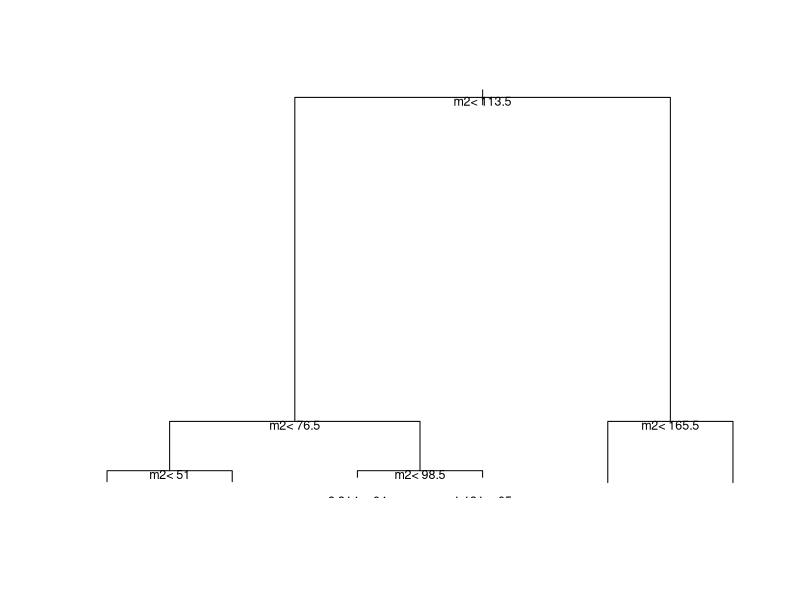
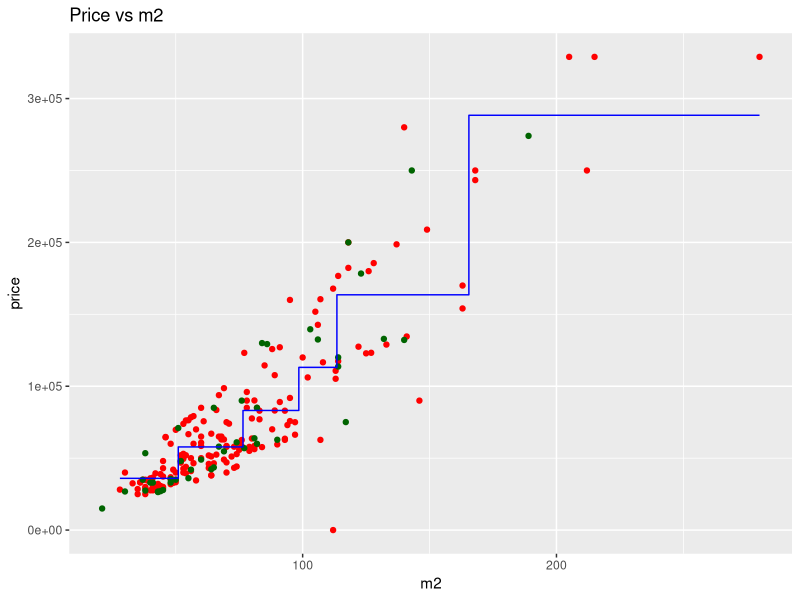
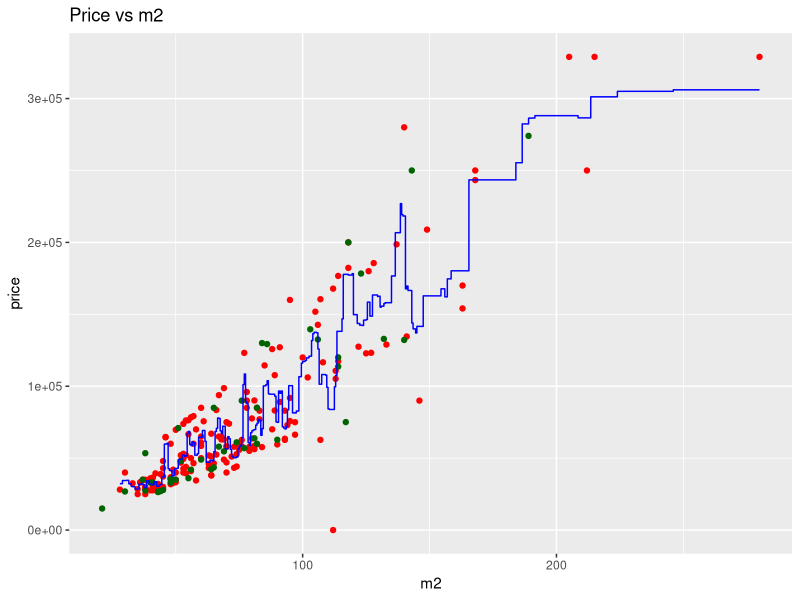

These charts were generated, in order, by the following R code: (Note: this script raises an error after producing the figures.)
## ---- chunk 1
#Source files are here
#setwd('D:/ML')

##Features scaling is included in the packages we will work with

#Download the files
f_train <- read.csv2('flats_train.csv', header = TRUE, encoding = 'UNICOD')
f_test <- read.csv2('flats_test.csv', header = TRUE, encoding = 'UNICOD')
## ---- chunk 2
# install.packages('rpart')
library(rpart)
model_dt <- rpart(price ~ m2, f_train, control = rpart.control(minsplit = 10))
plot(model_dt)
text(model_dt, pos = 1, cex = 0.75, col = 1, font = 1)
## ---- chunk 3
p_dt <- predict(model_dt, f_test)

train_mse_dt <- sum((f_train$price-predict(model_dt, f_train))^2)/length(f_train$price)
test_mse_dt <- sum((f_test$price-p_dt)^2)/length(p_dt)

train_mse_dt
test_mse_dt
## ---- chunk 4
library(ggplot2)
x_grid <- seq(min(f_train$m2), max(f_train$m2), 0.01)
ggplot() +
  geom_point(aes(f_train$m2, f_train$price),colour = 'red') +
  geom_point(aes(f_test$m2, f_test$price),colour = 'dark green') +
  geom_line(aes(x_grid, predict(model_dt, data.frame(m2 = x_grid))),colour = 'blue') +
  ggtitle('Price vs m2') +
  xlab('m2') +
  ylab('price')
## ---- chunk 5
# install.packages('randomForest')
library(randomForest)
set.seed(1234)
model_rf = randomForest(x = f_train['m2'],
                         y = f_train$price,
                         ntree = 50)
## ---- chunk 6
p_rf <- predict(model_rf, f_test)

train_mse_rf <- sum((f_train$price-predict(model_rf, f_train))^2)/length(f_train$price)
test_mse_rf <- sum((f_test$price-p_rf)^2)/length(p_rf)

train_mse_rf
test_mse_rf
## ---- chunk 7
ggplot() +
  geom_point(aes(f_train$m2, f_train$price),colour = 'red') +
  geom_point(aes(f_test$m2, f_test$price),colour = 'dark green') +
  geom_line(aes(x_grid, predict(model_rf, data.frame(m2 = x_grid))),colour = 'blue') +
  ggtitle('Price vs m2') +
  xlab('m2') +
  ylab('price')
## ---- chunk 8
fit <- read.csv2('flats_fit.csv', header = TRUE, encoding = 'UNICOD')
fit$p_dt <- p_dt
fit$p_rf <- p_rf
head(fit)
write.csv2(fit[-1], file = "flats_fit.csv")
